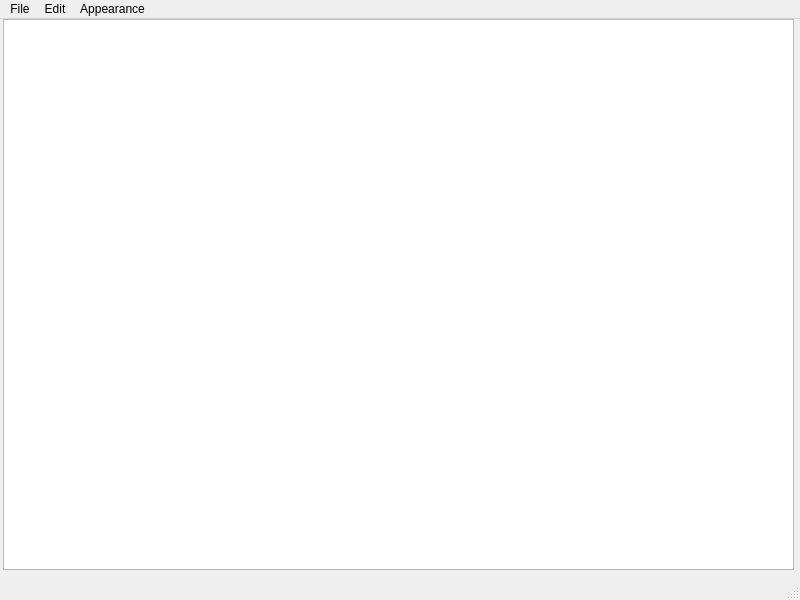
<?xml version="1.0" encoding="UTF-8"?>
<ui version="4.0">
 <class>MainWindow</class>
 <widget class="QMainWindow" name="MainWindow">
  <property name="geometry">
   <rect>
    <x>0</x>
    <y>0</y>
    <width>800</width>
    <height>600</height>
   </rect>
  </property>
  <property name="windowTitle">
   <string>MainWindow</string>
  </property>
  <widget class="QWidget" name="centralwidget">
   <widget class="QTextEdit" name="textEdit">
    <property name="geometry">
     <rect>
      <x>3</x>
      <y>0</y>
      <width>791</width>
      <height>551</height>
     </rect>
    </property>
   </widget>
  </widget>
  <widget class="QMenuBar" name="menubar">
   <property name="geometry">
    <rect>
     <x>0</x>
     <y>0</y>
     <width>800</width>
     <height>21</height>
    </rect>
   </property>
   <widget class="QMenu" name="menuFile">
    <property name="title">
     <string>File</string>
    </property>
    <addaction name="actionNew"/>
    <addaction name="actionOpen"/>
    <addaction name="separator"/>
    <addaction name="actionSave_2"/>
    <addaction name="actionSave_as_2"/>
   </widget>
   <widget class="QMenu" name="menuEdit">
    <property name="title">
     <string>Edit</string>
    </property>
    <addaction name="actionUndo"/>
    <addaction name="actionRudo"/>
    <addaction name="separator"/>
    <addaction name="actionCut"/>
    <addaction name="actionCopy"/>
    <addaction name="actionPaste"/>
   </widget>
   <widget class="QMenu" name="menuAppearance">
    <property name="title">
     <string>Appearance</string>
    </property>
    <addaction name="actionSet_Dark_Mode"/>
    <addaction name="actionSet_Light_Mode"/>
    <addaction name="separator"/>
    <addaction name="actionChange_Font_Size"/>
   </widget>
   <addaction name="menuFile"/>
   <addaction name="menuEdit"/>
   <addaction name="menuAppearance"/>
  </widget>
  <widget class="QStatusBar" name="statusbar"/>
  <action name="actionNew">
   <property name="text">
    <string>New</string>
   </property>
   <property name="shortcut">
    <string>Ctrl+N</string>
   </property>
  </action>
  <action name="actionSave">
   <property name="text">
    <string>Save</string>
   </property>
  </action>
  <action name="actionSave_as">
   <property name="text">
    <string>Save as</string>
   </property>
  </action>
  <action name="actionOpen">
   <property name="text">
    <string>Open</string>
   </property>
  </action>
  <action name="actionSave_2">
   <property name="text">
    <string>Save</string>
   </property>
   <property name="shortcut">
    <string>Ctrl+S</string>
   </property>
  </action>
  <action name="actionSave_as_2">
   <property name="text">
    <string>Save as</string>
   </property>
  </action>
  <action name="actionUndo">
   <property name="text">
    <string>Undo</string>
   </property>
   <property name="shortcut">
    <string>Ctrl+Z</string>
   </property>
  </action>
  <action name="actionRudo">
   <property name="text">
    <string>Rudo</string>
   </property>
   <property name="shortcut">
    <string>Ctrl+Y</string>
   </property>
  </action>
  <action name="actionCut">
   <property name="text">
    <string>Cut</string>
   </property>
   <property name="shortcut">
    <string>Ctrl+X</string>
   </property>
  </action>
  <action name="actionCopy">
   <property name="text">
    <string>Copy</string>
   </property>
   <property name="shortcut">
    <string>Ctrl+C</string>
   </property>
  </action>
  <action name="actionPaste">
   <property name="text">
    <string>Paste</string>
   </property>
   <property name="shortcut">
    <string>Ctrl+V</string>
   </property>
  </action>
  <action name="actionSet_Dark_Mode">
   <property name="text">
    <string>Set Dark Mode</string>
   </property>
  </action>
  <action name="actionSet_Light_Mode">
   <property name="text">
    <string>Set Light Mode</string>
   </property>
  </action>
  <action name="actionChange_Font_Size">
   <property name="text">
    <string>Change Font Size</string>
   </property>
  </action>
 </widget>
 <resources/>
 <connections/>
</ui>
